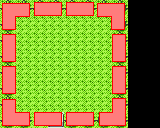

Below is a game level as drawn by its tile map, then a one-line description and the .tmx that defines it (tile-layer data replaced by summaries):
An orthogonal 5x4 tile map with 32x32 px tiles, 2 tile layers (ground, collision), 2 tilesets.

<map version="1.0" orientation="orthogonal" width="5" height="4" tilewidth="32" tileheight="32">
 <tileset firstgid="1" name="Tile" tilewidth="32" tileheight="32">
  <image source="../graphics/System/Tile.png" width="704" height="320" />
 </tileset>
 <tileset firstgid="221" name="collision" tilewidth="32" tileheight="32">
  <image source="../graphics/System/collision.png" width="192" height="96" />
 </tileset>
 <layer name="ground" width="5" height="4">
  <data>[20 cells, 16 non-empty, 10 distinct tile ids]</data>
 </layer>
 <layer name="collision" width="5" height="4">
  <data>[20 cells, 12 non-empty, 8 distinct tile ids]</data>
 </layer>
</map>
